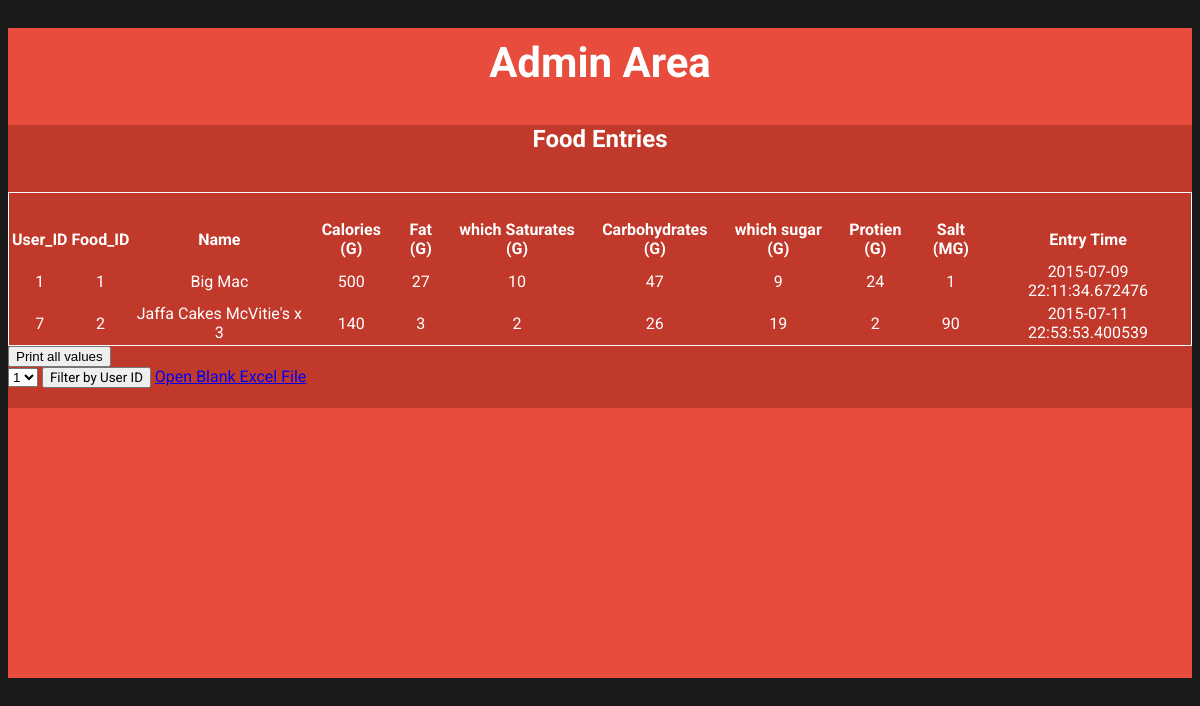
Page /nutritiondiary/admin_area/foodlog.php (signed in) on the committed database.
### tables this page shows
CREATE TABLE IF NOT EXISTS `foodentry` (
  `user_id` int(10) NOT NULL,
`food_id` int(10) NOT NULL,
  `food` text NOT NULL,
  `f_calories` int(100) NOT NULL,
  `f_fat` int(100) NOT NULL,
  `f_fatsat` int(100) NOT NULL,
  `f_carb` int(100) NOT NULL,
  `f_carbsug` int(100) NOT NULL,
  `f_protien` int(100) NOT NULL,
  `f_salt` int(100) NOT NULL,
  `entry_time` timestamp(6) NOT NULL DEFAULT CURRENT_TIMESTAMP(6) ON UPDATE CURRENT_TIMESTAMP(6)
);

### nutritiondiary/admin_area/foodlog.php (the view, shortened to what this page needs)
<!DOCTYPE html>
<?php
 if(!isset($_SESSION['user_email'])){
  echo "<script>window.open('admin_login.php?login_required','_self')</script>";
}
else{
?>
<html lang="en">
<head>
  <link rel="stylesheet" href="css/index.css" />
</head>
<body>
  <div class="container">
    <div class="flat-form">
      <div class="header">
          <h1>Admin Area</h1>
            </div>
            <div class="block">
            <h2 align= "center">Food Entries</h2><br>
                        <table align="center" width="650px" >
    <tr>
      <td colspan="8"><h2 align="center"></h2></td>
    </tr>
      <tr>
      <th>User_ID</th>
      <th>Food_ID</th>
      <th>Name</th>
      <th>Calories (G)</th>
      <th>Fat (G)</th>
      <th>which Saturates (G)</th>
      <th>Carbohydrates (G)</th>
      <th>which sugar (G)</th>
      <th>Protien (G)</th>
      <th>Salt (MG)</th>
      <th>Entry Time</th>
    </tr>
    <?php
    include("connect/db.php");
    $get = "select * from foodentry";
    $run = mysqli_query($con,$get);
    while ($row_order=mysqli_fetch_array($run)){
      $user_id = $row_order['user_id'];
      $food_id = $row_order['food_id'];
      $food = $row_order['food'];
      $f_calories = $row_order['f_calories'];
      $f_fat = $row_order['f_fat'];
      $f_fatsat = $row_order['f_fatsat'];
      $f_carb = $row_order['f_carb'];
      $f_carbsug = $row_order['f_carbsug'];
      $f_protien = $row_order['f_protien'];
      $f_salt = $row_order['f_salt'];
      $entry_time = $row_order['entry_time'];
    ?>
    <tr align="center">
      <td><?php echo $user_id;?></td>
      <td><?php echo $food_id;?></td>
      <td><?php echo $food;?></td>
      <td><?php echo $f_calories;?></td>
      <td><?php echo $f_fat;?></td>
      <td><?php echo $f_fatsat;?></td>
      <td><?php echo $f_carb;?></td>
      <td><?php echo $f_carbsug;?></td>
      <td><?php echo $f_protien;?></td>
      <td><?php echo $f_salt;?></td>
      <td><?php echo $entry_time;?></td>
    </tr>
    <?php }?>
    </table>
    <input type="submit" name="print" id="print" value="Print all values" onClick="window.print()">
             <form method="get" action="filter_food.php" enctype+"multipart/form-data">
     <select name="user_query">
<?php
  $sql = "SELECT user_id FROM user GROUP BY user_id;";
  $result = mysqli_query($con,$sql);
    $num_results = mysqli_num_rows($result);
    for ($i=0;$i<$num_results;$i++) {
      $row = mysqli_fetch_array($result);
      $name = $row['user_id'];
      echo '<option value="' .$name. '">' .$name. '</option>';
    }
?>
</select>
<input type="submit"  name="search"  value="Filter by User ID" />
 <a href= "excel.xlsx">Open Blank Excel File</a>
                        </form>
      </div>
    </div>
  </div>
</body>
<?php } ?>
</html>

### nutritiondiary/admin_area/css/index.css (style rules this page uses)
body { background: #1a1a1a; color: white; font-family: 'Roboto'; }
.header h1 { font-size: 42px; padding-bottom: 10px; text-align: center; padding-top: 10px; }
.flat-form { background: #e74c3c; margin: 25px auto; width: ; height: 650px; position: relative; font-family: 'Roboto'; }
.block { background: #c0392b; padding-bottom: 20px; }
table { width: 100%; text-align: center; border: 1px solid white; }
form { padding-right: 20px !important; }
form input[type=text], form input[type=password], form input[type=submit] { font-family: 'Roboto'; }

### rows in the picture
foodentry: user "1", food_id "1", food "Big Mac", f_calories "500", f_fat "27", f_fatsat "10", f_carb "47", f_carbsug "9", f_protien "24", f_salt "1", entry_time "2015-07-09 22:11:34.672476"
foodentry: user "7", food_id "2", food "Jaffa Cakes McVitie's x 3", f_calories "140", f_fat "3", f_fatsat "2", f_carb "26", f_carbsug "19", f_protien "2", f_salt "90", entry_time "2015-07-11 22:53:53.400539"

### other values in the picture
form field user_query "1"
